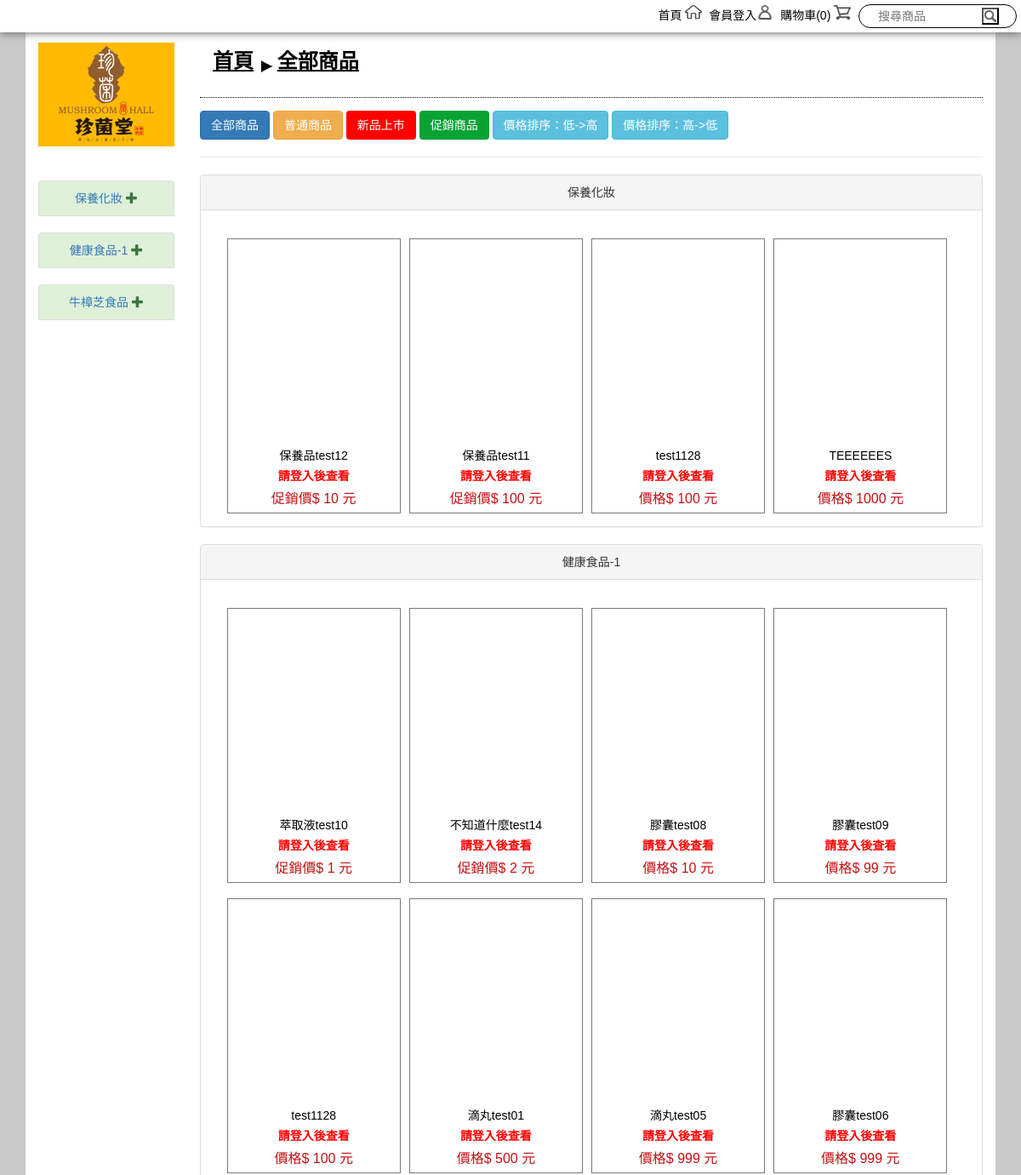
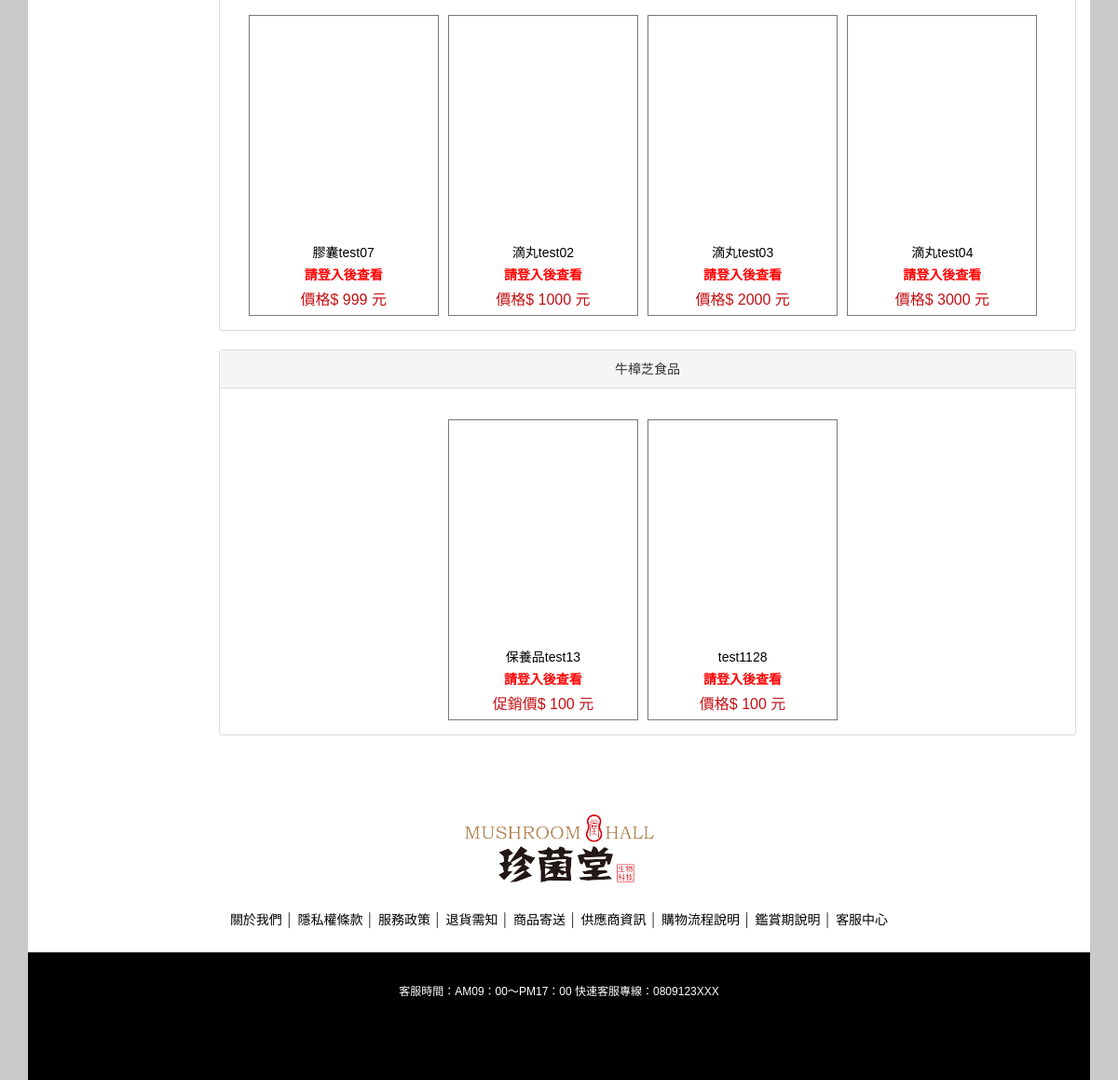
Page /pd_query.php on the earlier database version (2 pictures, top to bottom).
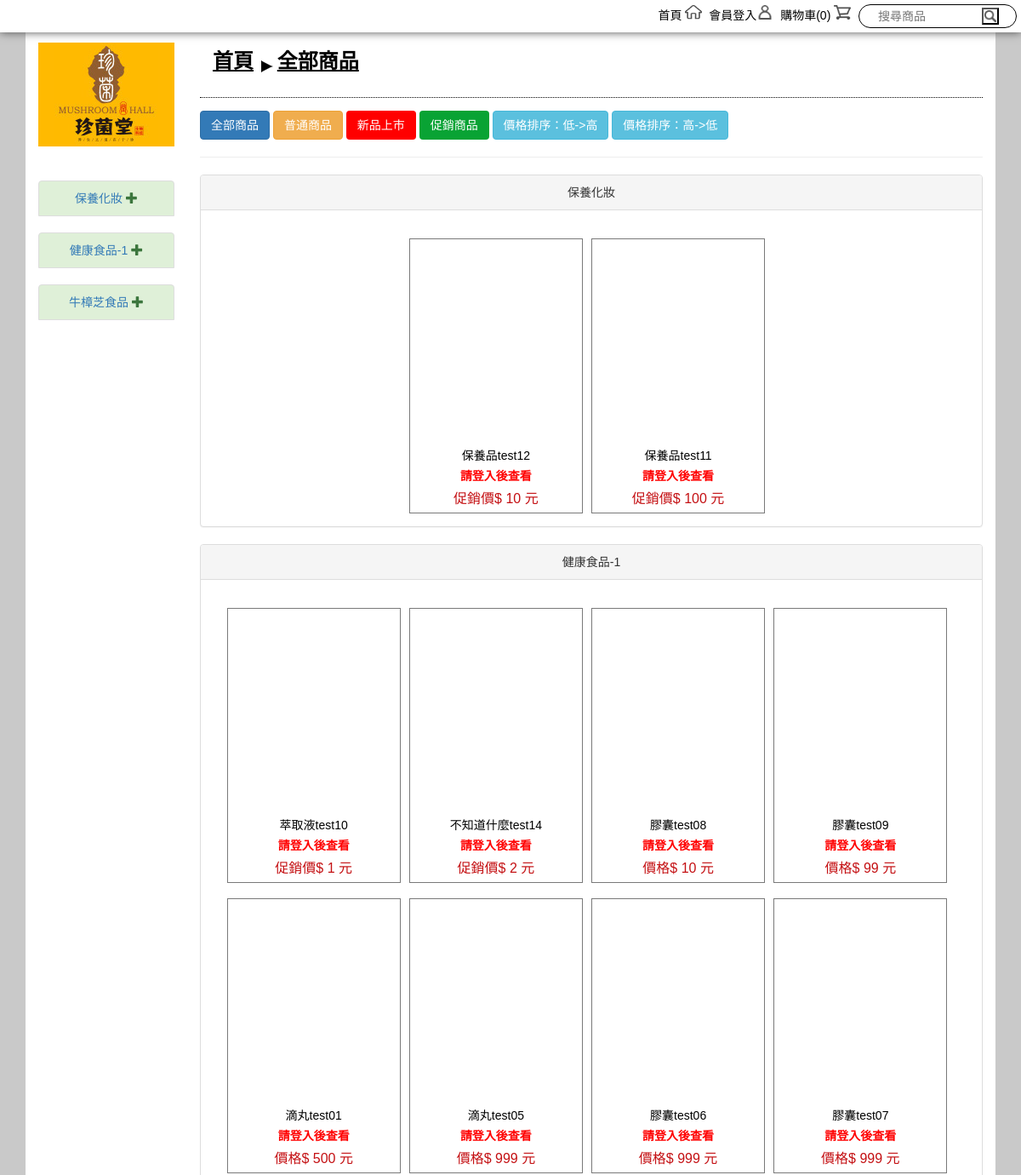
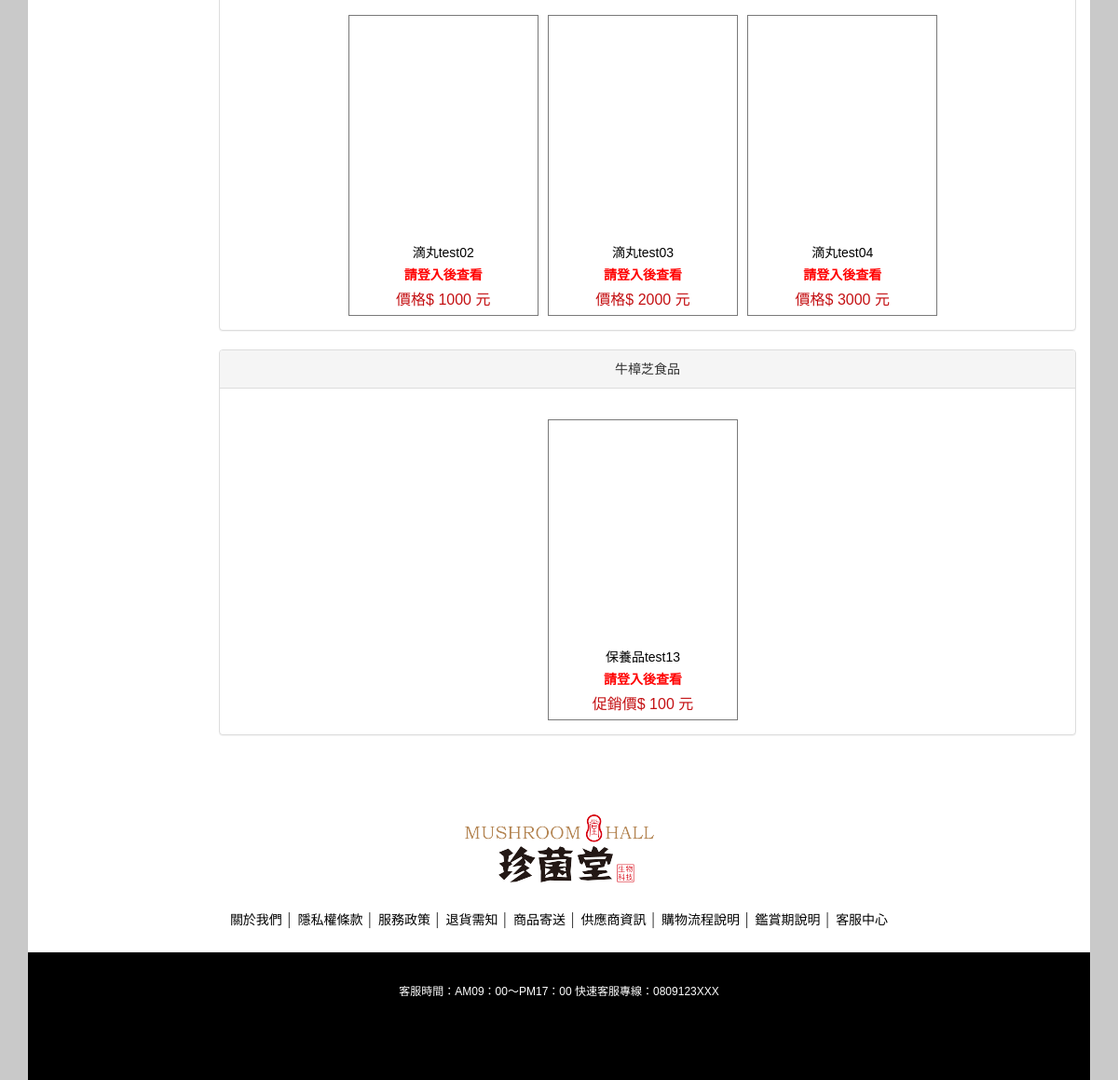
Same page on the later database version (2 pictures, top to bottom).
### tables this page shows
CREATE TABLE `proclass` (
  `no` int(11) NOT NULL COMMENT '類別編號 (PK)',
  `parent` int(11) NOT NULL COMMENT '上層編號(0:主類別，>0: 次類別)',
  `pcname` varchar(50) NOT NULL COMMENT '類別名稱',
  `sort` int(11) NOT NULL DEFAULT '1' COMMENT '類別順序(1最小)',
  `status` char(1) NOT NULL COMMENT '類別狀態(0:下架，1:上架)',
  `lang` varchar(10) NOT NULL COMMENT '語系代碼',
  `addtime` datetime NOT NULL COMMENT '建立時間',
  `updatetime` datetime NOT NULL COMMENT '修改時間'
);

CREATE TABLE `protags` (
  `no` int(11) NOT NULL COMMENT '標籤編號(流水號) ',
  `name` varchar(20) NOT NULL COMMENT '標籤名稱',
  `pic` varchar(50) NOT NULL COMMENT '圖片檔名',
  `color` varchar(10) NOT NULL COMMENT '標籤色碼',
  `sort` int(11) NOT NULL DEFAULT '1' COMMENT '標籤順序(1最小)',
  `lang` varchar(10) NOT NULL COMMENT '語系代碼',
  `addtime` datetime NOT NULL COMMENT '建立時間',
  `updatetime` datetime NOT NULL COMMENT '修改時間'
);

CREATE TABLE `products` (
  `proid` varchar(20) NOT NULL COMMENT '商品編號 (PK)',
  `suppid` varchar(20) NOT NULL COMMENT '供應商ID',
  `proname` varchar(50) NOT NULL COMMENT '商品名稱',
  `prointro` varchar(100) NOT NULL COMMENT '商品簡短說明',
  `pcno` int(11) NOT NULL COMMENT '商品主類別',
  `price` int(11) NOT NULL COMMENT '價格',
  `PV` int(11) NOT NULL COMMENT 'PV值',
  `bonuce` int(11) NOT NULL COMMENT '紅利',
  `stock` int(11) NOT NULL COMMENT '庫存量',
  `prodetail` text NOT NULL COMMENT '商品詳細說明',
  `protags` int(11) NOT NULL COMMENT '標籤編號(單選、標記效果) ',
  `weight` float NOT NULL DEFAULT '0' COMMENT '商品重量(KG)',
  `size` varchar(50) NOT NULL COMMENT '商品長寬高',
  `promo_start` datetime NOT NULL COMMENT '促銷起始時間',
  `promo_end` datetime NOT NULL COMMENT '促銷結束時間',
  `promo_price` int(11) NOT NULL COMMENT '促銷價格',
  `promo_PV` int(11) NOT NULL COMMENT '促銷PV值',
  `promo_bonuce` int(11) NOT NULL COMMENT '促銷紅利值',
  `uptime` datetime NOT NULL COMMENT '上架時間',
  `downtime` datetime NOT NULL COMMENT '下架時間',
  `memo` varchar(250) NOT NULL COMMENT '備註',
  `checkmemo` varchar(250) NOT NULL COMMENT '審核說明',
  `checktime` datetime NOT NULL COMMENT '審核時間',
  `status` char(1) NOT NULL DEFAULT '1' COMMENT '商品狀態(0:審核未通過,1:待審核,2:審核通過,3:上架,9:下架)',
  `lang` varchar(10) NOT NULL COMMENT '語系代碼',
  `viewcounts` int(11) NOT NULL DEFAULT '0' COMMENT '瀏覽次數',
  `addtime` datetime NOT NULL COMMENT '建立時間',
  `updatetime` datetime NOT NULL COMMENT '修改時間'
);

CREATE TABLE `productclass` (
  `no` int(11) NOT NULL COMMENT '圖片流水號(PK)',
  `proid` varchar(20) NOT NULL COMMENT '商品編號',
  `pcno1` int(11) NOT NULL COMMENT '商品類別編號(第1層)',
  `pcno2` int(11) NOT NULL COMMENT '商品類別編號(第2層)',
  `pcno3` int(11) NOT NULL COMMENT '商品類別編號(第3層)',
  `addtime` datetime NOT NULL COMMENT '建立時間',
  `updatetime` datetime NOT NULL COMMENT '修改時間'
);

### side_bar2.php (called while the page is built, shortened)
<?php
$classOne = [];
$classOneSql = 'SELECT A.no AS first_no, A.pcname AS first_name FROM proclass A WHERE A.parent=0 AND A.status=1 ORDER BY A.sort ASC';
$classOneRes = mysqli_query($conn, $classOneSql);
while ($classOneRow = mysqli_fetch_assoc($classOneRes)) {
    $classOne[] = $classOneRow;
}
?>

### top_bar.php (called while the page is built, shortened)
<?php include 'side_bar2.php'; ?>

### pd_query.php (the view, shortened to what the changed rows need)
<?php
include 'db.php';
$isLogin = !empty($_SESSION['user']);
$products = [];
$productsSql = 'SELECT products.proid, products.proname, products.price, products.PV, products.bonuce, products.uptime, products.downtime, products.status, products.protags, products.promo_price, products.promo_PV, products.promo_bonuce, protags.name, protags.pic, protags.color, productclass.pcno1, productclass.pcno2, productclass.pcno3 FROM (SELECT * FROM products WHERE status=3 OR status=8) products LEFT JOIN protags ON products.protags=protags.no LEFT JOIN productclass ON products.proid=productclass.proid';
$productsRes = mysqli_query($conn, $productsSql);
while ($productsRow = mysqli_fetch_assoc($productsRes)) {
    $products[] = $productsRow;
}
$tmpArray = [];
foreach ($products as $product) {
    if ($product['status'] == 8) {
        if (!(time() > strtotime($product['uptime']) && time() < strtotime($product['downtime']))) {
        } else {
            $tmpArray[] = $product;
        }
    } else {
        $tmpArray[] = $product;
    }
}
$products = $tmpArray;
$tmpArray = [];
foreach ($products as $k => $v) {
    if ($v['protags'] == 2) {
        $tmpArray[$k] = $v['promo_price'];
    } else {
        $tmpArray[$k] = $v['price'];
    }
}
if (!isset($_GET['order'])) {
    asort($tmpArray);
}
$sortArray = [];
foreach ($tmpArray as $k => $v) {
    $sortArray[] = $products[$k];
}
$products = $sortArray;
$protags = [];
$protagsSql = 'SELECT no, name, pic, color FROM protags';
$protagsRes = mysqli_query($conn, $protagsSql);
while ($protagsRow = mysqli_fetch_assoc($protagsRes)) {
    $protags[] = $protagsRow;
}
$proclass = [];
$proclassSql = 'SELECT no, parent, pcname FROM proclass WHERE status=1 ORDER BY sort ASC';
$proclassRes = mysqli_query($conn, $proclassSql);
while ($proclassRow = mysqli_fetch_assoc($proclassRes)) {
    $proclass[] = $proclassRow;
}
$pics = [];
$picSql = 'SELECT proid, picname, picfile FROM productpics WHERE sort=1';
$picRes = mysqli_query($conn, $picSql);
while ($picsRow = mysqli_fetch_assoc($picRes)) {
    $pics[] = $picsRow;
}
?>
<!doctype html>
<html>
<head>
    <?php include 'http_head.php'; ?>
</head>
<body>
<div class="wrap">
    <?php include 'top_bar.php'; ?>
    <div class="container main">
        <div class="row content no-margin-rl">
            <div class="col-sm-2 left-area hidden-xs " style="">
                <?php include 'side_bar.php'; ?>
            </div>
            <div class="col-sm-10">
                <div class="content-area">
                    <div class="row">
                        <div class="col-sm-12">
                            <a href="pd_query.php" class="btn btn-primary" role="button">全部商品</a>
                            <a href="pd_query.php?protags=0" class="btn btn-warning" role="button">普通商品</a>
                            <?php
                            foreach ($protags as $protag) {
                                echo '<a href="pd_query.php?protags=' .
                                    $protag['no'] .
                                    '" class="btn" role="button" style="color: white;background-color: ' .
                                    $protag['color'] .
                                    ';">' .
                                    $protag['name'] .
                                    '</a>' .
                                    "\n";
                            }
                            ?>
                            <a id="plth" href="" class="btn btn-info" role="button">價格排序：低->高</a>
                            <a id="phtl" href="" class="btn btn-info" role="button">價格排序：高->低</a>
                        </div>
                    </div>
                </div>
                <div class="product-area">
                    <div class="product-list">
                        <?php
                        foreach ($proclass as $item) {
                            if ($item['parent'] == 0) {
                                foreach ($products as $product) {
                                    if ($product['pcno1'] == $item['no']) {
                                        echo '<div class="panel panel-default">';
                                        echo '<div class="panel-heading">' . $item['pcname'] . '</div>';
                                        echo '<div class="panel-body">';
                                        break;
                                    }
                                }
                                foreach ($products as $product) {
                                    if ($product['pcno1'] == $item['no']) {
                                        echo '<div class="pd">';
                                        echo "<a href='pd_page.php?proid=" . $product['proid'] . "'>";
                                        foreach ($pics as $pic) {
                                            if ($product['proid'] == $pic['proid']) {
                                                echo '<div class="pd-pic"><img src="upload/product/' . $pic['picfile'] . '" alt=""/></div>';
                                            }
                                        }
                                        echo '<div class="pd-name">' . $product['proname'] . '</div>';
                                        if ($isLogin) {
                                            switch ($_SESSION['user2']['type']) {
                                                case 1:
                                                    echo '<div class="pd-pv">紅利：' . $product['bonuce'] . '</div>';
                                                    break;
                                                case 2:
                                                    echo '<div class="pd-pv">PV：' . $product['PV'] . '</div>';
                                                    break;
                                            }
                                        } else {
                                            echo '<div class="pd-pv">請登入後查看</div>';
                                        }
                                        if ($product['protags'] == 2) {
                                            echo '<div class="pd-price">促銷價$ ' . $product['promo_price'] . ' 元</div>';
                                        } else {
                                            echo '<div class="pd-price">價格$ ' . $product['price'] . ' 元</div>';
                                        }
                                        echo '</a>';
                                        echo '</div>';
                                    }
                                }
                                foreach ($products as $product) {
                                    if ($product['pcno1'] == $item['no']) {
                                        echo '</div>';
                                        echo '</div>';
                                        break;
                                    }
                                }
                            }
                        }
                        ?>
                    </div>
                </div>
            </div>
        </div>
    </div>
</div>
</body>
</html>

### side_bar.php (shortened to what the changed rows need)
<div class=" left-move ">
    <br/>
    <br/>
    <div class="menu-area">
        <?php
        foreach ($classOne as $item1) {
            echo '<ul class="list-group sbar">';
            echo '<li class="list-group-item list-group-item-success c1">';
            echo '<a href="pd_query.php?first=' . $item1['first_no'] . '&second=0&third=0">';
            echo $item1['first_name'].' ';
            echo '</a>';
            echo '</li>';
            echo '</ul>';
        }
        ?>
    </div>
</div>

Differences in the rows shown:
removed products: proname "test1128", price "100"
computed for proclass "保養化妝": loses productclass (proid.proname "TEEEEEES", proid.price "1000")
